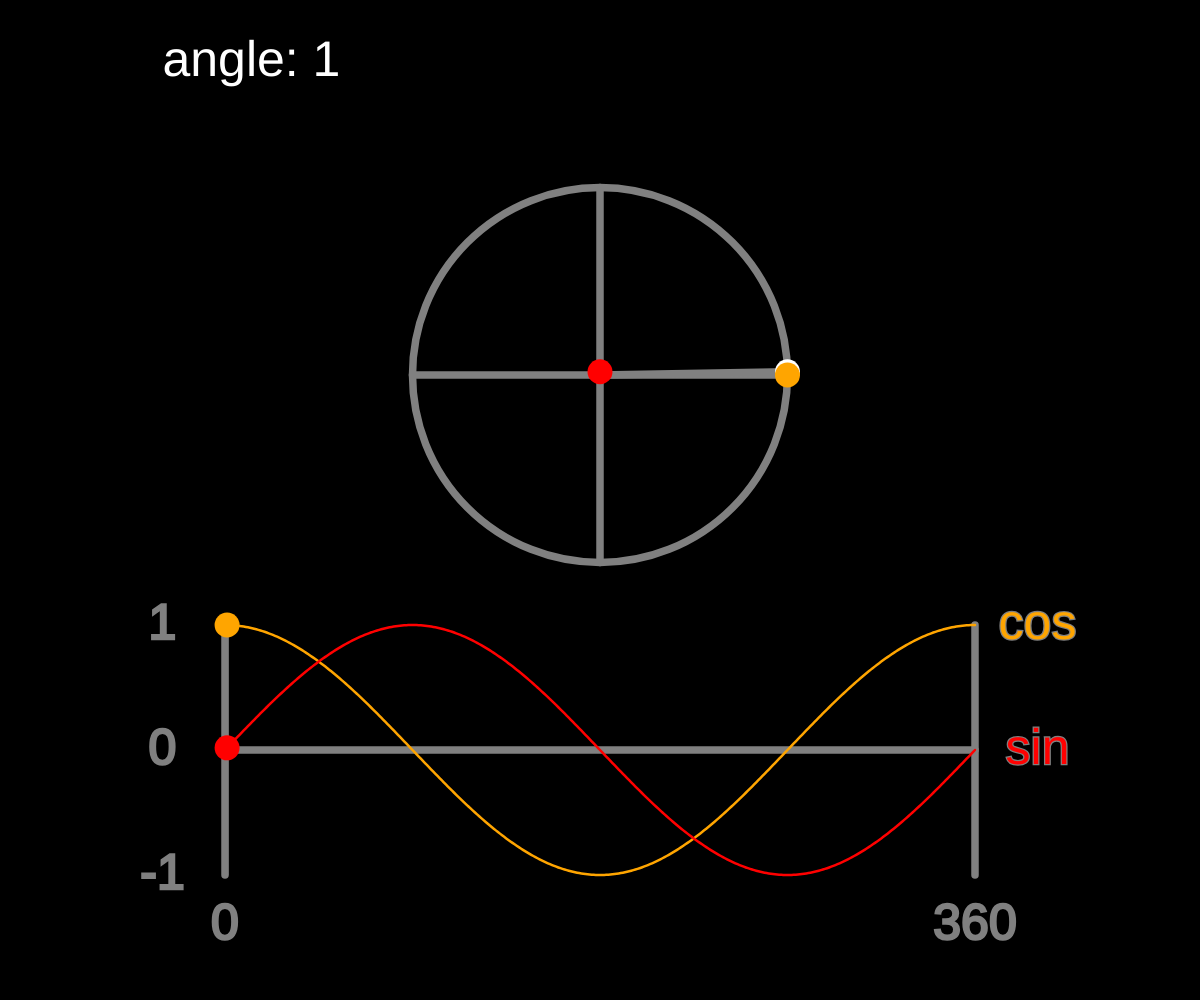
Frame 1 (no input)
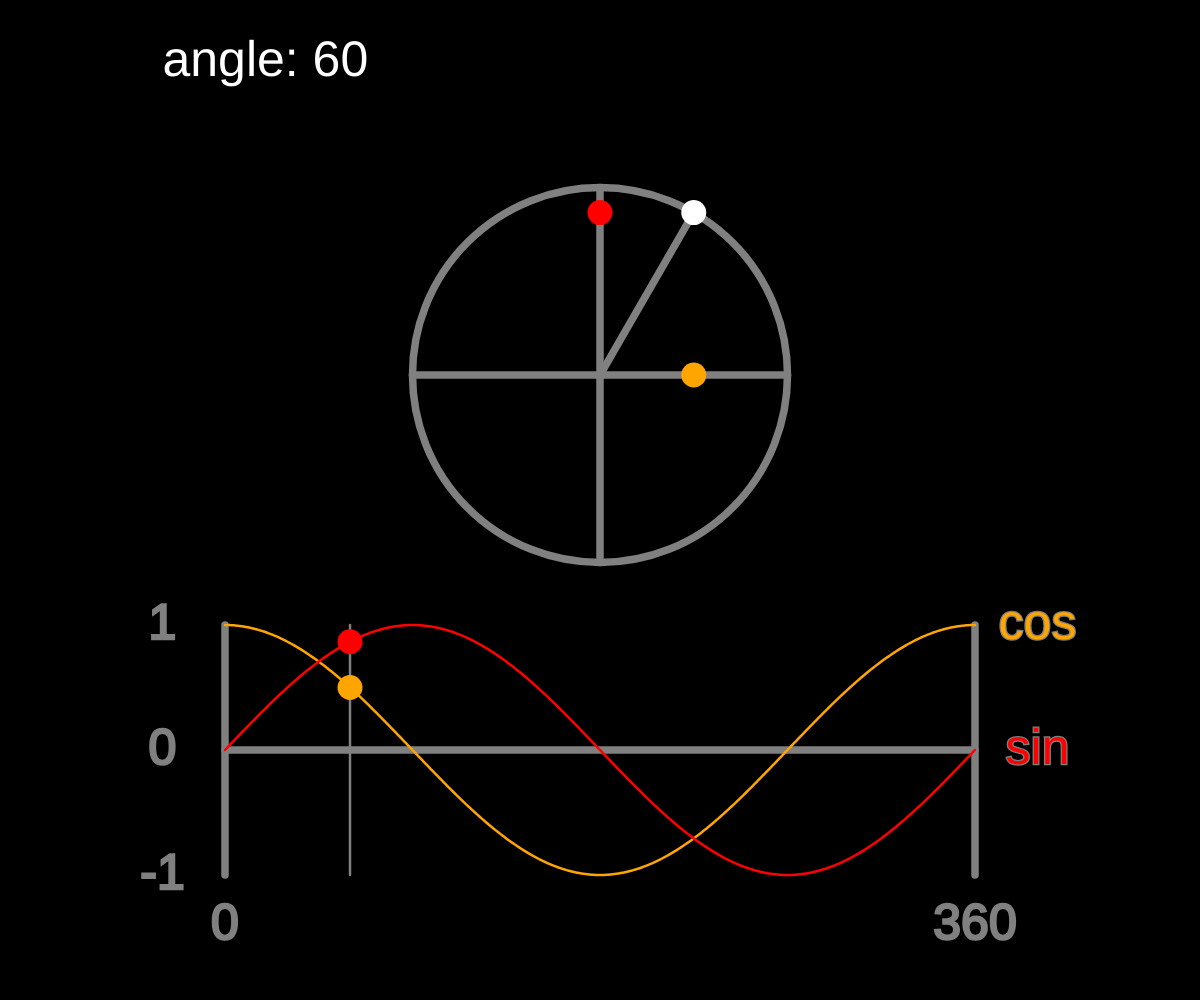
Frame 60 (no input)
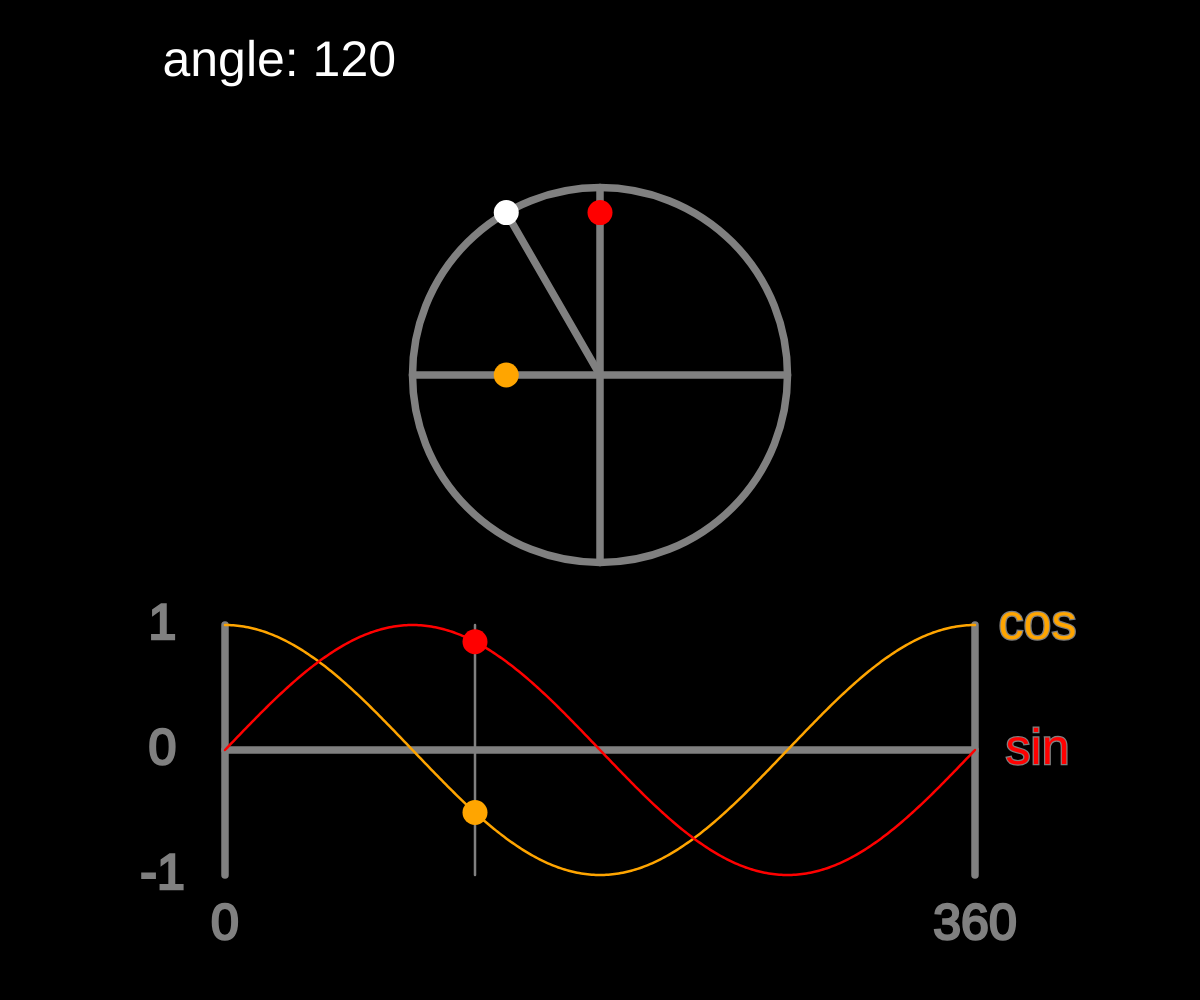
Frame 120 (the mouse pressed at the canvas centre since frame 60)

The p5.js sketch that drew these frames (run headless with seeded random() and noise() and a simulated clock; from frame 60 on, the mouse is pressed at the canvas centre):

// p5.js sketch
// ── sketch.js
let circleX = 200;
let circleY = 150;
let circleRadius = 75;

let graphX = 50;
let graphY = 300;
let graphAmplitude = 50;
let graphPeriod = 300;

function setup() {
  createCanvas(windowWidth, windowHeight);
  angleMode(DEGREES);
  describe(
    'Animated demonstration of a point moving around the unit circle, together with the corresponding sine and cosine values moving along their graphs.'
  );
}

function windowResized() {
  resizeCanvas(windowWidth, windowHeight);
}

function draw() {
  background(0);

  const scaleFactor = min(width, height) / 400;
  const offsetX = (width - 400 * scaleFactor) / 2;
  const offsetY = (height - 400 * scaleFactor) / 2;

  push();
  translate(offsetX, offsetY);
  scale(scaleFactor);

  // Set angle based on frameCount, and display current value

  let angle = frameCount % 360;

  fill(255);
  textSize(20);
  textAlign(LEFT, CENTER);
  text(`angle: ${angle}`, 25, 25);

  // Draw circle and diameters

  noFill();
  stroke(128);
  strokeWeight(3);
  circle(circleX, circleY, 2 * circleRadius);
  line(circleX, circleY - circleRadius, circleX, circleY + circleRadius);
  line(circleX - circleRadius, circleY, circleX + circleRadius, circleY);

  // Draw moving points

  let pointX = circleX + circleRadius * cos(angle);
  let pointY = circleY - circleRadius * sin(angle);

  line(circleX, circleY, pointX, pointY);

  noStroke();

  fill('white');
  circle(pointX, pointY, 10);

  fill('orange');
  circle(pointX, circleY, 10);

  fill('red');
  circle(circleX, pointY, 10);

  // Draw graph

  stroke('grey');
  strokeWeight(3);
  line(graphX, graphY, graphX + 300, graphY);
  line(graphX, graphY - graphAmplitude, graphX, graphY + graphAmplitude);
  line(
    graphX + graphPeriod,
    graphY - graphAmplitude,
    graphX + graphPeriod,
    graphY + graphAmplitude
  );

  fill('grey');
  strokeWeight(1);
  textAlign(CENTER, CENTER);
  text('0', graphX, graphY + graphAmplitude + 20);
  text('360', graphX + graphPeriod, graphY + graphAmplitude + 20);
  text('1', graphX / 2, graphY - graphAmplitude);
  text('0', graphX / 2, graphY);
  text('-1', graphX / 2, graphY + graphAmplitude);

  fill('orange');
  text('cos', graphX + graphPeriod + graphX / 2, graphY - graphAmplitude);
  fill('red');
  text('sin', graphX + graphPeriod + graphX / 2, graphY);

  // Draw cosine curve

  noFill();
  stroke('orange');
  beginShape();
  for (let t = 0; t <= 360; t++) {
    let x = map(t, 0, 360, graphX, graphX + graphPeriod);
    let y = graphY - graphAmplitude * cos(t);
    vertex(x, y);
  }
  endShape();

  // Draw sine curve

  noFill();
  stroke('red');
  beginShape();
  for (let t = 0; t <= 360; t++) {
    let x = map(t, 0, 360, graphX, graphX + graphPeriod);
    let y = graphY - graphAmplitude * sin(t);
    vertex(x, y);
  }
  endShape();

  // Draw moving line

  let lineX = map(angle, 0, 360, graphX, graphX + graphPeriod);
  stroke('grey');
  line(lineX, graphY - graphAmplitude, lineX, graphY + graphAmplitude);

  // Draw moving points on graph

  let orangeY = graphY - graphAmplitude * cos(angle);
  let redY = graphY - graphAmplitude * sin(angle);

  noStroke();

  fill('orange');
  circle(lineX, orangeY, 10);

  fill('red');
  circle(lineX, redY, 10);

  pop();
}
